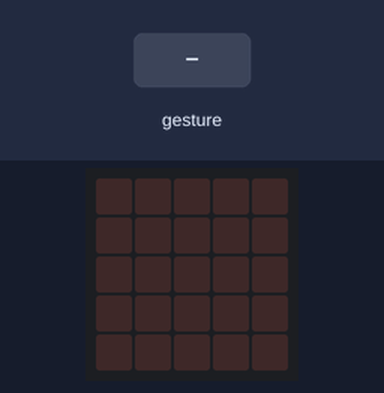
Simulated run of this program. Board: BBC micro:bit (MakeCode). Parts: the board's 5×5 LED display. The test bench sets the inputs (shaded band). A tilt is held for 1.5 s and a shake lasts 1 s, then the board lies face up again.

Above: at 1.2 s.
1.3 s: gesture '3g'
At 2.3 s:
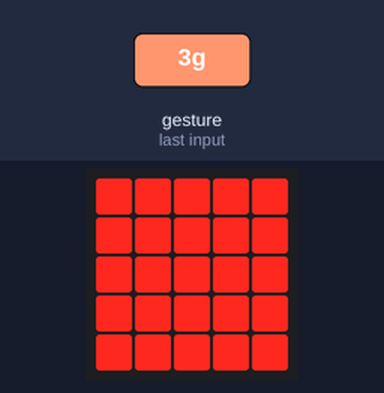
Timing chart, 0 to 4.3 s (numbered marks = the images above; inputs shaded):
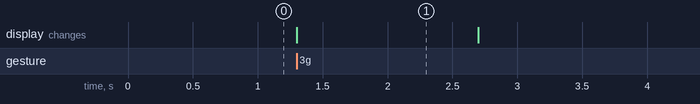

The program:

main.ts
```typescript
input.onGesture(Gesture.ThreeG, function () {
    basic.showLeds(`
        # # # # #
        # # # # #
        # # # # #
        # # # # #
        # # # # #
        `)
    basic.pause(1000)
    basic.clearScreen()
})
basic.forever(function () {

})
```

test.ts
```typescript
// testes vão aqui; isto não será compilado quando este pacote for usado como uma extensão.
```

Measured:
- after the input at 1.3 s, the display: changes at once (image 1)
- what the display in image 1 shows lasts 1.4 s, from 1.3 s to 2.7 s
